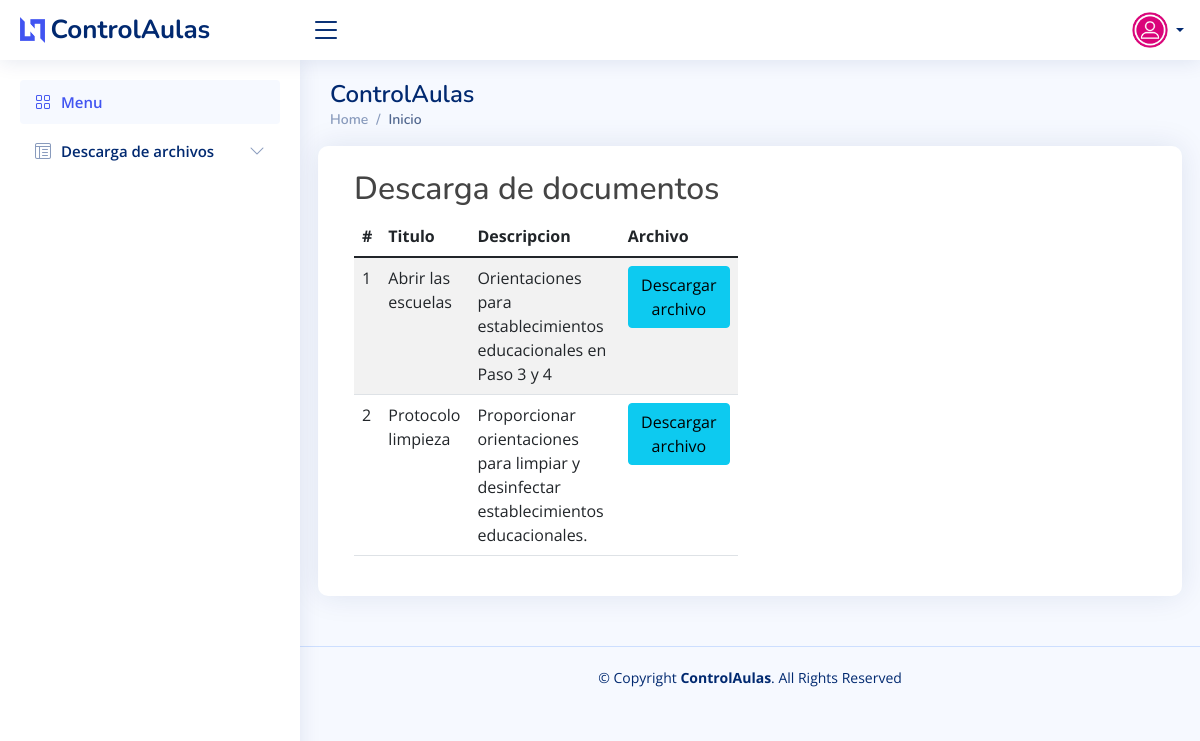
The page /descarga/ on the database its author committed.
### ControlAulasApp/models.py (models this page shows, shortened)
class Archivo(models.Model):
    adminupload = models.FileField('Archivo', upload_to='descarga')
    descripcion = models.CharField('Descripcion', max_length=200, blank=False, null=False)
    titulo = models.CharField('Titulo', max_length=90, blank=False, null=False)

### ControlAulasApp/views.py (the view)
# urls.py: path('descarga/', descarga, name="descarga"),
def descarga(request):
    archivo = Archivo.objects.all()
    page = request.GET.get('page', 1)
    try:
        paginator = Paginator(archivo, 4)
        archivo = paginator.page(page)
    except:
        raise Http404
    context = {
        'entity': archivo,
        'paginator': paginator
    }
    return render(request, 'ControlAulasApp/descarga.html', context)

### ControlAulasApp/templates/ControlAulasApp/descarga.html (shortened to what this page needs)
{% extends "ControlAulasApp/index.html" %}
{%load static%}
{% block contenido %}
<!DOCTYPE html>
<html lang="en">
<head>
    <link href="{% static 'css/slider.css' %}" rel="stylesheet">
</head>
<body>
<div class="container-fluid py-4">
    <div class="row">
        <div class="col-md-6">
        <h2>Descarga de documentos</h2>
            <div class="table-responsive">
                <table class="table table-striped">
          <thead>
          <tr>
              <th>#</th>
              <th>Titulo</th>
              <th>Descripcion</th>
              <th>Archivo</th>
          </tr>
          </thead>
          <tbody>
                  {% for d in entity %}
                      <tr>
                      <td>{{ forloop.counter }}</td>
                      <td>{{ d.titulo  }}</td>
                      <td>{{ d.descripcion }}</td>
                      <td><a href="{{d.adminupload.url}}" download ="{{d.adminupload.url}}" class="btn btn-block btn-info"> Descargar archivo</a></td>
                      </tr>
          {% endfor %}
          </tbody>
      </table>
            </div>
        </div>
    </div>
</div>
</body>
</html>
{% endblock contenido %}

### ControlAulasApp/static/css/style.css (style rules this page uses)
:root { scroll-behavior: smooth; }
body { font-family: "Open Sans", sans-serif; background: #f6f9ff; color: #444444; }
a { color: #4154f1; text-decoration: none; }
h1, h2, h3, h4, h5, h6 { font-family: "Nunito", sans-serif; }

### rows shown on the page
Archivo: titulo "Abrir las escuelas", descripcion "Orientaciones para establecimientos educacionales en Paso 3 y 4"
Archivo: titulo "Protocolo limpieza", descripcion "Proporcionar orientaciones para limpiar y desinfectar establecimientos educacionales."
